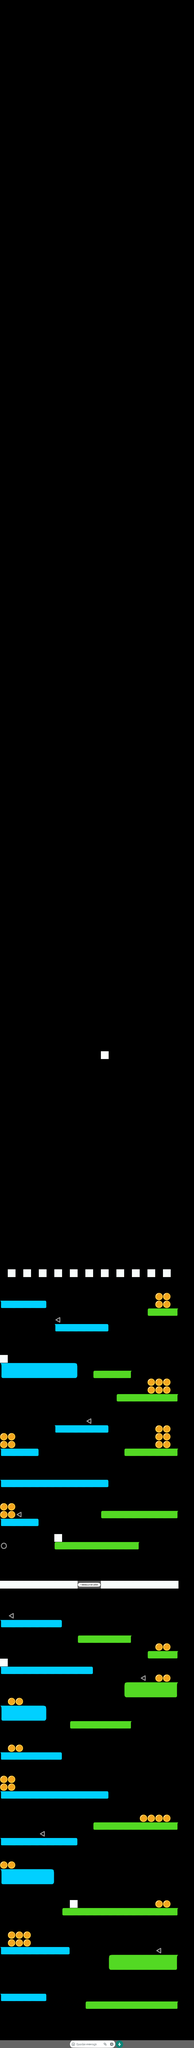

Below is a game level as drawn by its tile map, then a one-line description and the .tmx that defines it (tile-layer data replaced by summaries):
An orthogonal 25x263 tile map with 32x32 px tiles, 2 tile layers (Capa de monedas, Capa Principal), 1 hidden layer not drawn, 13 tilesets.

<map version="1.0" tiledversion="1.0.3" orientation="orthogonal" renderorder="right-down" width="25" height="263" tilewidth="32" tileheight="32" nextobjectid="1">
 <tileset firstgid="1" source="base.tsx" />
 <tileset firstgid="5" source="personaje.tsx" />
 <tileset firstgid="45" source="base2.tsx" />
 <tileset firstgid="53" source="manitasArriba64.tsx" />
 <tileset firstgid="61" source="checkpoint.tsx" />
 <tileset firstgid="63" source="checkpointNegro.tsx" />
 <tileset firstgid="65" name="fondoBlanco" tilewidth="32" tileheight="32" tilecount="49" columns="7">
  <image source="Images/images.jpg" width="225" height="225" />
  <tile id="0">
   <properties>
    <property name="tipo" value="piso" />
   </properties>
  </tile>
  <tile id="1">
   <properties>
    <property name="tipo" value="fantasma" />
   </properties>
  </tile>
  <tile id="2">
   <properties>
    <property name="tipo" value="checkpointOculto" />
   </properties>
  </tile>
 </tileset>
 <tileset firstgid="114" source="monedita.tsx" />
 <tileset firstgid="120" source="división.tsx" />
 <tileset firstgid="124" source="thickGreenBlock.tsx" />
 <tileset firstgid="133" source="thinGreenBlock.tsx" />
 <tileset firstgid="136" source="thinBlueBlock.tsx" />
 <tileset firstgid="139" source="thickBlueBlock.tsx" />
 <layer name="Capa de beso" width="25" height="263" visible="0">
  <data>[6575 cells, 0 non-empty, 0 distinct tile ids]</data>
 </layer>
 <layer name="Capa de monedas" width="25" height="263">
  <data>[6575 cells, 50 non-empty, 1 distinct tile ids]</data>
 </layer>
 <layer name="Capa Principal" width="25" height="263">
  <data>[6575 cells, 650 non-empty, 35 distinct tile ids]</data>
 </layer>
</map>
